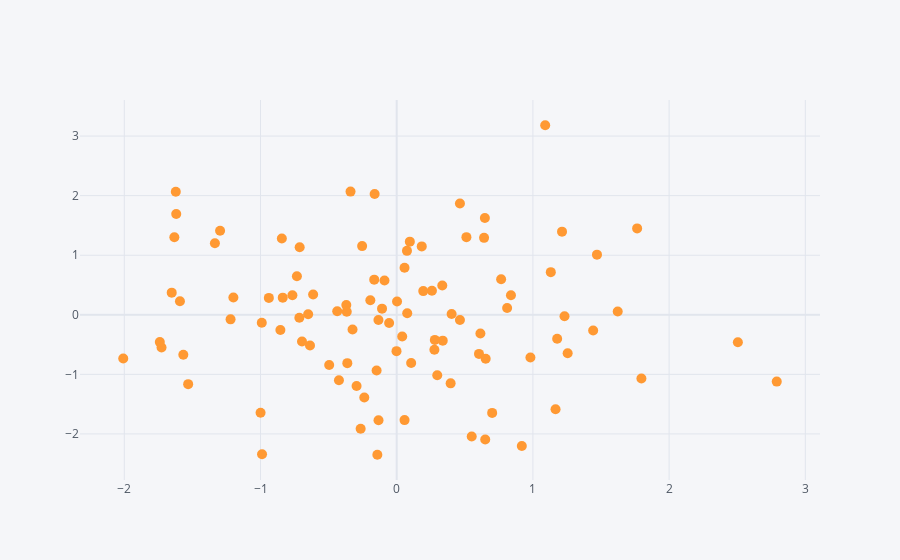

This figure's notebook cell:
### Markdown cell above
### Scatter

### Code cell
df.iplot(kind='scatter',x='A',y='B',mode='markers',size=10)
